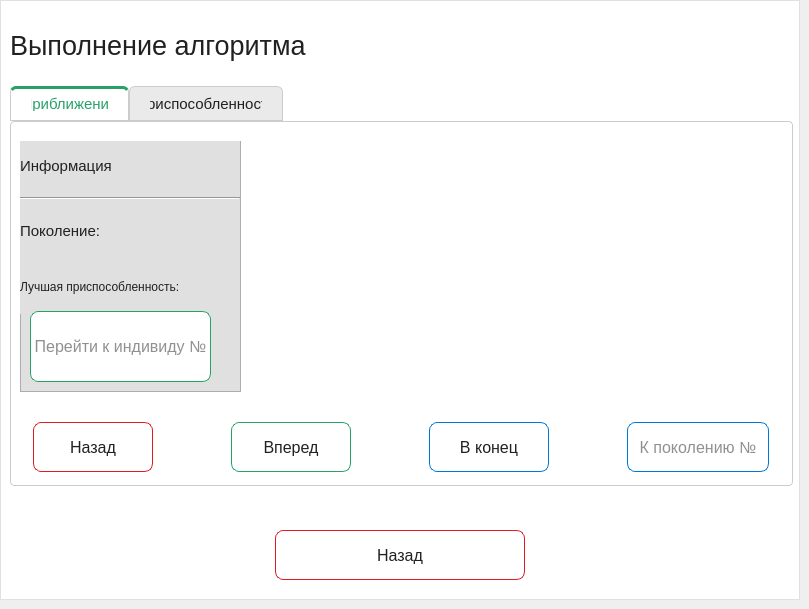
      <widget class="QWidget" name="algoritmPage">
       <property name="minimumSize">
        <size>
         <width>0</width>
         <height>0</height>
        </size>
       </property>
       <widget class="QFrame" name="algoritmCard">
        <property name="geometry">
         <rect>
          <x>0</x>
          <y>0</y>
          <width>800</width>
          <height>600</height>
         </rect>
        </property>
        <property name="styleSheet">
         <string notr="true">QFrame#algoritmCard {
    background-color: #FFFFFF;
    border: 1px solid #E0E0E0;
}</string>
        </property>
        <property name="frameShape">
         <enum>QFrame::Shape::StyledPanel</enum>
        </property>
        <property name="frameShadow">
         <enum>QFrame::Shadow::Raised</enum>
        </property>
        <layout class="QVBoxLayout" name="verticalLayout_6">
         <item>
          <widget class="QLabel" name="descriptionParamLabel_3">
           <property name="sizePolicy">
            <sizepolicy hsizetype="Preferred" vsizetype="Maximum">
             <horstretch>0</horstretch>
             <verstretch>0</verstretch>
            </sizepolicy>
           </property>
           <property name="minimumSize">
            <size>
             <width>0</width>
             <height>70</height>
            </size>
           </property>
           <property name="font">
            <font>
             <pointsize>20</pointsize>
             <bold>false</bold>
            </font>
           </property>
           <property name="styleSheet">
            <string notr="true">color: #212121;
</string>
           </property>
           <property name="text">
            <string>Выполнение алгоритма</string>
           </property>
           <property name="alignment">
            <set>Qt::AlignmentFlag::AlignJustify|Qt::AlignmentFlag::AlignVCenter</set>
           </property>
           <property name="margin">
            <number>11</number>
           </property>
          </widget>
         </item>
         <item>
          <widget class="QTabWidget" name="tabWidget">
           <property name="sizePolicy">
            <sizepolicy hsizetype="Fixed" vsizetype="Fixed">
             <horstretch>0</horstretch>
             <verstretch>0</verstretch>
            </sizepolicy>
           </property>
           <property name="minimumSize">
            <size>
             <width>783</width>
             <height>400</height>
            </size>
           </property>
           <property name="styleSheet">
            <string notr="true">QTabWidget::pane {
    border: 1px solid #CCCCCC;
    background-color: #FFFFFF;
    border-radius: 4px;
}

QTabBar::tab {
    background-color: #EAEAEA;
    color: #212121;
    border: 1px solid #CCCCCC;
    border-top-left-radius: 6px;
    border-top-right-radius: 6px;
    padding: 8px 20px;
    font-family: &quot;Segoe UI&quot;, sans-serif;
    font-size: 11pt;
}

QTabBar::tab:hover {
    background-color: rgb(206, 255, 232);
    color: rgb(38, 162, 105);
}

QTabBar::tab:selected {
    background-color: #FFFFFF;
    color: rgb(38, 162, 105);
    border-top: 3px solid rgb(38, 162, 105);
    border-left: 1px solid #CCCCCC;
    border-right: 1px solid #CCCCCC;
    padding-bottom: 9px;
}</string>
           </property>
           <property name="currentIndex">
            <number>0</number>
           </property>
           <widget class="QWidget" name="tab">
            <attribute name="title">
             <string>Приближение</string>
            </attribute>
            <widget class="QWidget" name="layoutWidget">
             <property name="geometry">
              <rect>
               <x>0</x>
               <y>290</y>
               <width>781</width>
               <height>71</height>
              </rect>
             </property>
             <layout class="QHBoxLayout" name="horizontalLayout_6">
              <property name="spacing">
               <number>56</number>
              </property>
              <item>
               <widget class="QPushButton" name="backButton_5">
                <property name="enabled">
                 <bool>true</bool>
                </property>
                <property name="sizePolicy">
                 <sizepolicy hsizetype="Fixed" vsizetype="Fixed">
                  <horstretch>0</horstretch>
                  <verstretch>0</verstretch>
                 </sizepolicy>
                </property>
                <property name="minimumSize">
                 <size>
                  <width>120</width>
                  <height>50</height>
                 </size>
                </property>
                <property name="styleSheet">
                 <string notr="true">QPushButton {
    background-color: #FFFFFF;
    border: 1px solid rgb(224, 27, 36);
    border-radius: 8px;
    color: #212121;
    font-family: &quot;Segoe UI&quot;;
    font-size: 12pt;
}
QPushButton:hover {
    background-color: rgb(255, 176, 176);
    border: 1px solid rgb(224, 27, 36);
    color: rgb(224, 27, 36);
}
QPushButton:pressed {
    background-color: rgb(224, 27, 36);
    color: #FFFFFF;
}</string>
                </property>
                <property name="text">
                 <string>Назад</string>
                </property>
               </widget>
              </item>
              <item>
               <widget class="QPushButton" name="nextButton_4">
                <property name="sizePolicy">
                 <sizepolicy hsizetype="Fixed" vsizetype="Fixed">
                  <horstretch>0</horstretch>
                  <verstretch>0</verstretch>
                 </sizepolicy>
                </property>
                <property name="minimumSize">
                 <size>
                  <width>120</width>
                  <height>50</height>
                 </size>
                </property>
                <property name="styleSheet">
                 <string notr="true">QPushButton {
    background-color: #FFFFFF;
    border: 1px solid rgb(38, 162, 105);
    border-radius: 8px;
    color: #212121;
    font-family: &quot;Segoe UI&quot;;
    font-size: 12pt;
}
QPushButton:hover {
    background-color:rgb(206, 255, 232);
    border: 1px solid rgb(38, 162, 105);
    color: rgb(38, 162, 105);
}
QPushButton:pressed {
    background-color: rgb(38, 162, 105);
    color: #FFFFFF;
}</string>
                </property>
                <property name="text">
                 <string>Вперед</string>
                </property>
               </widget>
              </item>
              <item>
               <widget class="QPushButton" name="inEndButton">
                <property name="sizePolicy">
                 <sizepolicy hsizetype="Fixed" vsizetype="Fixed">
                  <horstretch>0</horstretch>
                  <verstretch>0</verstretch>
                 </sizepolicy>
                </property>
                <property name="minimumSize">
                 <size>
                  <width>120</width>
                  <height>50</height>
                 </size>
                </property>
                <property name="styleSheet">
                 <string notr="true">QPushButton {
    background-color: #FFFFFF;
    border: 1px solid #0078D7;
    border-radius: 8px;
    color: #212121;
    font-family: &quot;Segoe UI&quot;;
    font-size: 12pt;
}
QPushButton:hover {
    background-color: rgb(151, 206, 254);
    border: 1px solid #0078D7;
    color: #0078D7;
}
QPushButton:pressed {
    background-color: #0078D7;
    color: #FFFFFF;
}</string>
                </property>
                <property name="text">
                 <string>В конец</string>
                </property>
               </widget>
              </item>
              <item>
               <widget class="QLineEdit" name="lineEdit">
                <property name="sizePolicy">
                 <sizepolicy hsizetype="Fixed" vsizetype="Fixed">
                  <horstretch>0</horstretch>
                  <verstretch>0</verstretch>
                 </sizepolicy>
                </property>
                <property name="minimumSize">
                 <size>
                  <width>120</width>
                  <height>50</height>
                 </size>
                </property>
                <property name="styleSheet">
                 <string notr="true">QLineEdit {
    background-color: #FFFFFF;
    border: 1px solid #0078D7;
    border-radius: 8px;
    color: #212121;
    font-family: &quot;Segoe UI&quot;;
    font-size: 12pt;
}
</string>
                </property>
                <property name="text">
                 <string/>
                </property>
                <property name="alignment">
                 <set>Qt::AlignmentFlag::AlignCenter</set>
                </property>
                <property name="placeholderText">
                 <string notr="true">К поколению №</string>
                </property>
               </widget>
              </item>
             </layout>
            </widget>
            <widget class="QWidget" name="functionPlotContainer" native="true">
             <property name="geometry">
              <rect>
               <x>240</x>
               <y>20</y>
               <width>531</width>
               <height>251</height>
              </rect>
             </property>
            </widget>
            <widget class="QFrame" name="frame">
             <property name="geometry">
              <rect>
               <x>9</x>
               <y>19</y>
               <width>221</width>
               <height>251</height>
              </rect>
             </property>
             <property name="styleSheet">
              <string notr="true">background-color: rgb(224, 224, 224)</string>
             </property>
             <property name="frameShape">
              <enum>QFrame::Shape::StyledPanel</enum>
             </property>
             <property name="frameShadow">
              <enum>QFrame::Shadow::Raised</enum>
             </property>
             <widget class="QWidget" name="layoutWidget">
              <property name="geometry">
               <rect>
                <x>0</x>
                <y>0</y>
                <width>220</width>
                <height>173</height>
               </rect>
              </property>
              <layout class="QGridLayout" name="gridLayout_3">
               <property name="leftMargin">
                <number>0</number>
               </property>
               <item row="2" column="0">
                <widget class="QLabel" name="coefLabel_2">
                 <property name="sizePolicy">
                  <sizepolicy hsizetype="Preferred" vsizetype="Maximum">
                   <horstretch>0</horstretch>
                   <verstretch>0</verstretch>
                  </sizepolicy>
                 </property>
                 <property name="minimumSize">
                  <size>
                   <width>0</width>
                   <height>50</height>
                  </size>
                 </property>
                 <property name="font">
                  <font>
                   <pointsize>11</pointsize>
                   <bold>false</bold>
                  </font>
                 </property>
                 <property name="styleSheet">
                  <string notr="true">color: #212121;
</string>
                 </property>
                 <property name="text">
                  <string>Поколение:</string>
                 </property>
                 <property name="alignment">
                  <set>Qt::AlignmentFlag::AlignJustify|Qt::AlignmentFlag::AlignVCenter</set>
                 </property>
                 <property name="margin">
                  <number>4</number>
                 </property>
                </widget>
               </item>
               <item row="0" column="0" colspan="2">
                <widget class="QLabel" name="degLabel_1">
                 <property name="sizePolicy">
                  <sizepolicy hsizetype="Preferred" vsizetype="Maximum">
                   <horstretch>0</horstretch>
                   <verstretch>0</verstretch>
                  </sizepolicy>
                 </property>
                 <property name="minimumSize">
                  <size>
                   <width>0</width>
                   <height>50</height>
                  </size>
                 </property>
                 <property name="font">
                  <font>
                   <pointsize>11</pointsize>
                   <bold>false</bold>
                  </font>
                 </property>
                 <property name="styleSheet">
                  <string notr="true">color: #212121;
</string>
                 </property>
                 <property name="text">
                  <string>Информация</string>
                 </property>
                 <property name="alignment">
                  <set>Qt::AlignmentFlag::AlignJustify|Qt::AlignmentFlag::AlignVCenter</set>
                 </property>
                 <property name="margin">
                  <number>4</number>
                 </property>
                </widget>
               </item>
               <item row="2" column="1">
                <widget class="QLabel" name="generationNum">
                 <property name="styleSheet">
                  <string notr="true">color: #212121;
</string>
                 </property>
                 <property name="text">
                  <string/>
                 </property>
                </widget>
               </item>
               <item row="3" column="1">
                <widget class="QLabel" name="bestMistake">
                 <property name="styleSheet">
                  <string notr="true">color: #212121;
</string>
                 </property>
                 <property name="text">
                  <string/>
                 </property>
                </widget>
               </item>
               <item row="3" column="0">
                <widget class="QLabel" name="beginnigIntLabel_2">
                 <property name="sizePolicy">
                  <sizepolicy hsizetype="Preferred" vsizetype="Maximum">
                   <horstretch>0</horstretch>
                   <verstretch>0</verstretch>
                  </sizepolicy>
                 </property>
                 <property name="minimumSize">
                  <size>
                   <width>0</width>
                   <height>50</height>
                  </size>
                 </property>
                 <property name="font">
                  <font>
                   <pointsize>9</pointsize>
                   <bold>false</bold>
                  </font>
                 </property>
                 <property name="styleSheet">
                  <string notr="true">color: #212121;
</string>
                 </property>
                 <property name="text">
                  <string>Лучшая приспособленность:</string>
                 </property>
                 <property name="alignment">
                  <set>Qt::AlignmentFlag::AlignJustify|Qt::AlignmentFlag::AlignVCenter</set>
                 </property>
                 <property name="margin">
                  <number>4</number>
                 </property>
                </widget>
               </item>
               <item row="1" column="0" colspan="2">
                <widget class="Line" name="line">
                 <property name="minimumSize">
                  <size>
                   <width>52</width>
                   <height>0</height>
                  </size>
                 </property>
                 <property name="orientation">
                  <enum>Qt::Orientation::Horizontal</enum>
                 </property>
                </widget>
               </item>
              </layout>
             </widget>
             <widget class="QLineEdit" name="lineEdit_2">
              <property name="geometry">
               <rect>
                <x>10</x>
                <y>170</y>
                <width>181</width>
                <height>71</height>
               </rect>
              </property>
              <property name="sizePolicy">
               <sizepolicy hsizetype="Fixed" vsizetype="Fixed">
                <horstretch>0</horstretch>
                <verstretch>0</verstretch>
               </sizepolicy>
              </property>
              <property name="minimumSize">
               <size>
                <width>120</width>
                <height>50</height>
               </size>
              </property>
              <property name="styleSheet">
               <string notr="true">QLineEdit {
    background-color: #FFFFFF;
    border: 1px solid #26a269;
    border-radius: 8px;
    color: #212121;
    font-family: &quot;Segoe UI&quot;;
    font-size: 12pt;
}
</string>
              </property>
              <property name="text">
               <string/>
              </property>
              <property name="alignment">
               <set>Qt::AlignmentFlag::AlignCenter</set>
              </property>
              <property name="placeholderText">
               <string notr="true">Перейти к индивиду №</string>
              </property>
             </widget>
            </widget>
           </widget>
           <widget class="QWidget" name="tab_2">
            <attribute name="title">
             <string>Приспособленность</string>
            </attribute>
            <widget class="QWidget" name="errorPlotContainer" native="true">
             <property name="geometry">
              <rect>
               <x>10</x>
               <y>10</y>
               <width>751</width>
               <height>321</height>
              </rect>
             </property>
            </widget>
           </widget>
          </widget>
         </item>
         <item>
          <spacer name="verticalSpacer_3">
           <property name="orientation">
            <enum>Qt::Orientation::Vertical</enum>
           </property>
           <property name="sizeHint" stdset="0">
            <size>
             <width>20</width>
             <height>40</height>
            </size>
           </property>
          </spacer>
         </item>
         <item>
          <layout class="QHBoxLayout" name="horizontalLayout_3">
           <property name="spacing">
            <number>155</number>
           </property>
           <property name="leftMargin">
            <number>0</number>
           </property>
           <property name="topMargin">
            <number>0</number>
           </property>
           <property name="rightMargin">
            <number>0</number>
           </property>
           <property name="bottomMargin">
            <number>10</number>
           </property>
           <item>
            <widget class="QPushButton" name="backButton_3">
             <property name="enabled">
              <bool>true</bool>
             </property>
             <property name="sizePolicy">
              <sizepolicy hsizetype="Fixed" vsizetype="Fixed">
               <horstretch>0</horstretch>
               <verstretch>0</verstretch>
              </sizepolicy>
             </property>
             <property name="minimumSize">
              <size>
               <width>250</width>
               <height>50</height>
              </size>
             </property>
             <property name="styleSheet">
              <string notr="true">QPushButton {
    background-color: #FFFFFF;
    border: 1px solid rgb(224, 27, 36);
    border-radius: 8px;
    color: #212121;
    font-family: &quot;Segoe UI&quot;;
    font-size: 12pt;
}
QPushButton:hover {
    background-color: rgb(255, 176, 176);
    border: 1px solid rgb(224, 27, 36);
    color: rgb(224, 27, 36);
}
QPushButton:pressed {
    background-color: rgb(224, 27, 36);
    color: #FFFFFF;
}</string>
             </property>
             <property name="text">
              <string>Назад</string>
             </property>
            </widget>
           </item>
          </layout>
         </item>
        </layout>
       </widget>
      </widget>
